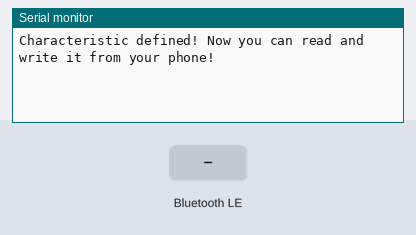
This sketch was run on a simulated ESP32. On the bench: the last lines printed to the serial monitor. The test bench sets the inputs (shaded band). Nothing arrives over Bluetooth unless stated; a phone connects over Bluetooth LE 3 s after start.

Above: at 1.2 s.
1.3 s: Bluetooth LE write "1" received
At 2.0 s:
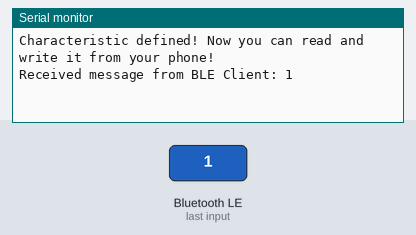
2.8 s: Bluetooth LE write "0" received
At 3.2 s:
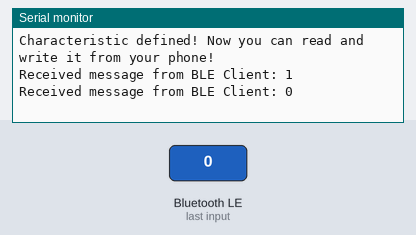
4.3 s: Bluetooth LE write "2" received
At 5.5 s:
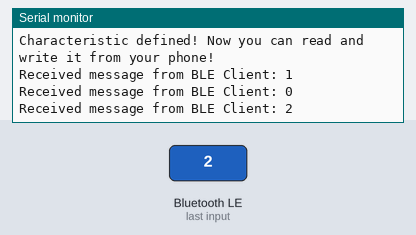

Measured:
- after the input at 1.3 s, the serial monitor: prints a new line after 0.05 s (image 1)
- after the input at 2.8 s, the serial monitor: prints a new line after 0.05 s (image 2)
- after the input at 4.3 s, the serial monitor: prints a new line after 0.05 s (image 3)

The sketch:

MultiFinal.ino
```cpp
#include <BLEDevice.h>
#include <BLEServer.h>
#include <BLEUtils.h>
#include <BLE2902.h>

BLEServer* pServer = NULL;
BLECharacteristic* pCharacteristic = NULL;
bool deviceConnected = false;
bool oldDeviceConnected = false;
uint32_t value = 0;

#define SERVICE_UUID        "4fafc201-1fb5-459e-8fcc-c5c9c331914b"
#define CHARACTERISTIC_UUID "beb5483e-36e1-4688-b7f5-ea07361b26a8"

class MyServerCallbacks: public BLEServerCallbacks {
  void onConnect(BLEServer* pServer) {
    deviceConnected = true;
    BLEDevice::startAdvertising();
  }

  void onDisconnect(BLEServer* pServer) {
    deviceConnected = false;
  }
};

class MyCharacteristicCallbacks : public BLECharacteristicCallbacks {
  void onWrite(BLECharacteristic* pCharacteristic) {
    std::string value = pCharacteristic->getValue();
    Serial.print("Received message from BLE Client: ");
    Serial1.println(value.c_str());
    Serial.println(value.c_str());
  }
};

void setup() {
  Serial.begin(115200);
  Serial1.begin(9600, SERIAL_8N1, 4,5);

  BLEDevice::init("ESP32");

  pServer = BLEDevice::createServer();
  pServer->setCallbacks(new MyServerCallbacks());

  BLEService *pService = pServer->createService(SERVICE_UUID);

  pCharacteristic = pService->createCharacteristic(
    CHARACTERISTIC_UUID,
    BLECharacteristic::PROPERTY_READ |
    BLECharacteristic::PROPERTY_WRITE |
    BLECharacteristic::PROPERTY_NOTIFY |
    BLECharacteristic::PROPERTY_INDICATE
  );

  pCharacteristic->addDescriptor(new BLE2902());
  pCharacteristic->setCallbacks(new MyCharacteristicCallbacks());
  pCharacteristic->setValue("Hello World");
  pService->start();

  BLEAdvertising *pAdvertising = BLEDevice::getAdvertising();
  pAdvertising->addServiceUUID(SERVICE_UUID);
  pAdvertising->setScanResponse(false);
  pAdvertising->setMinPreferred(0x0);
  BLEDevice::startAdvertising();
  Serial.println("Characteristic defined! Now you can read and write it from your phone!");
}

void loop() {

  if (!deviceConnected && oldDeviceConnected) {
    delay(500);
    pServer->startAdvertising();
    Serial.println("Start advertising");
    oldDeviceConnected = deviceConnected;
  }

  if (deviceConnected && !oldDeviceConnected) {
    oldDeviceConnected = deviceConnected;
  }
}
```
